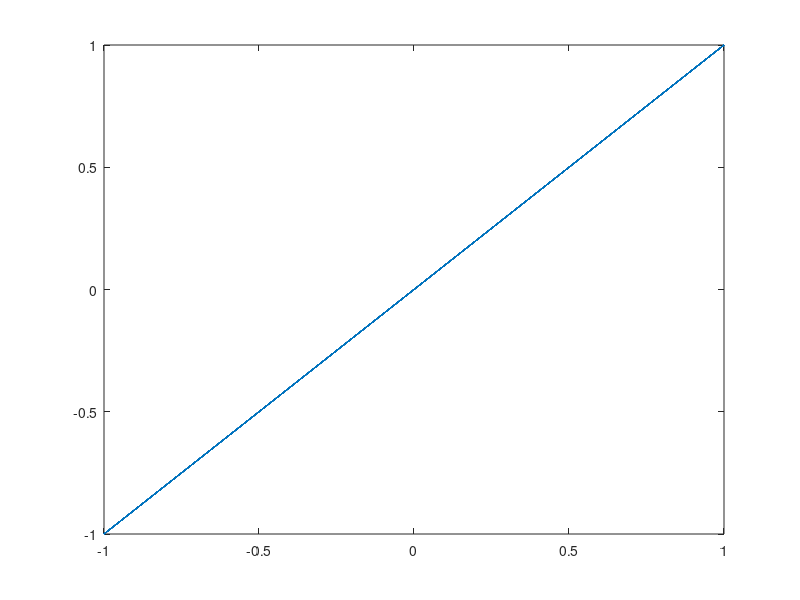

Write the MATLAB code that produced this figure.
t = 0 : 0.01: 10;
w = 2*pi;
A = 1; B = 1; C = 1; D = 1;

u = A.*cos(w.*t) + B.*sin(w.*t);
v = C.*cos(w.*t) + D.*sin(w.*t);

R_pos = 0.5 * ((A+D)^2 + (C-D)^2)^0.5 ;
R_neg = 0.5 * ((A-D)^2 + (C+B)^2)^0.5 ;

major_axis = R_pos + R_neg;
minor_axis = R_pos - R_neg;

eps_pos = atan((C-D) / (A+D));
eps_neg = atan((C+B) / (A-D));

theta = 0.5 * (eps_pos + eps_neg);
phi = 0.5 * (eps_pos - eps_neg);

sentence = strcat('|R^+|=', num2str(R_pos), ' |R^-|=', num2str(R_neg)...
                  , ' major axis=', num2str(major_axis), ' minor axis='...
                  , num2str(minor_axis), '\theta=', num2str(theta)...
                  , ' \phi=', num2str(phi));
disp(sentence);

u_pos = 0.5*(A+B).*exp(1i.*w.*t);
u_neg = 0.5*(A-B).*exp(-1i.*w.*t);

v_pos = 0.5*(C+D).*exp(1i.*w.*t);
v_neg = 0.5*(C-D).*exp(-1i.*w.*t);

figure(); plot(u_pos, v_pos);

